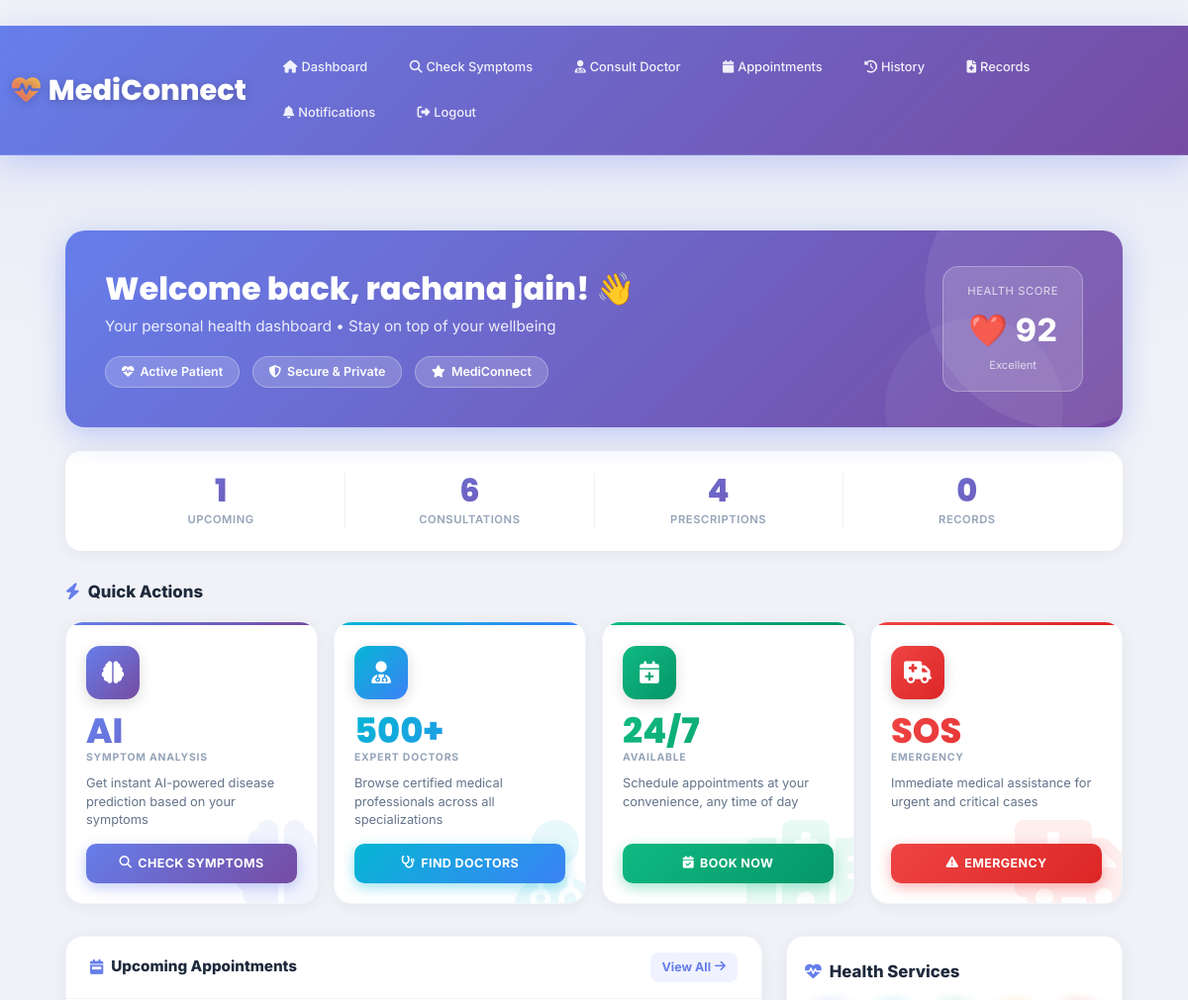
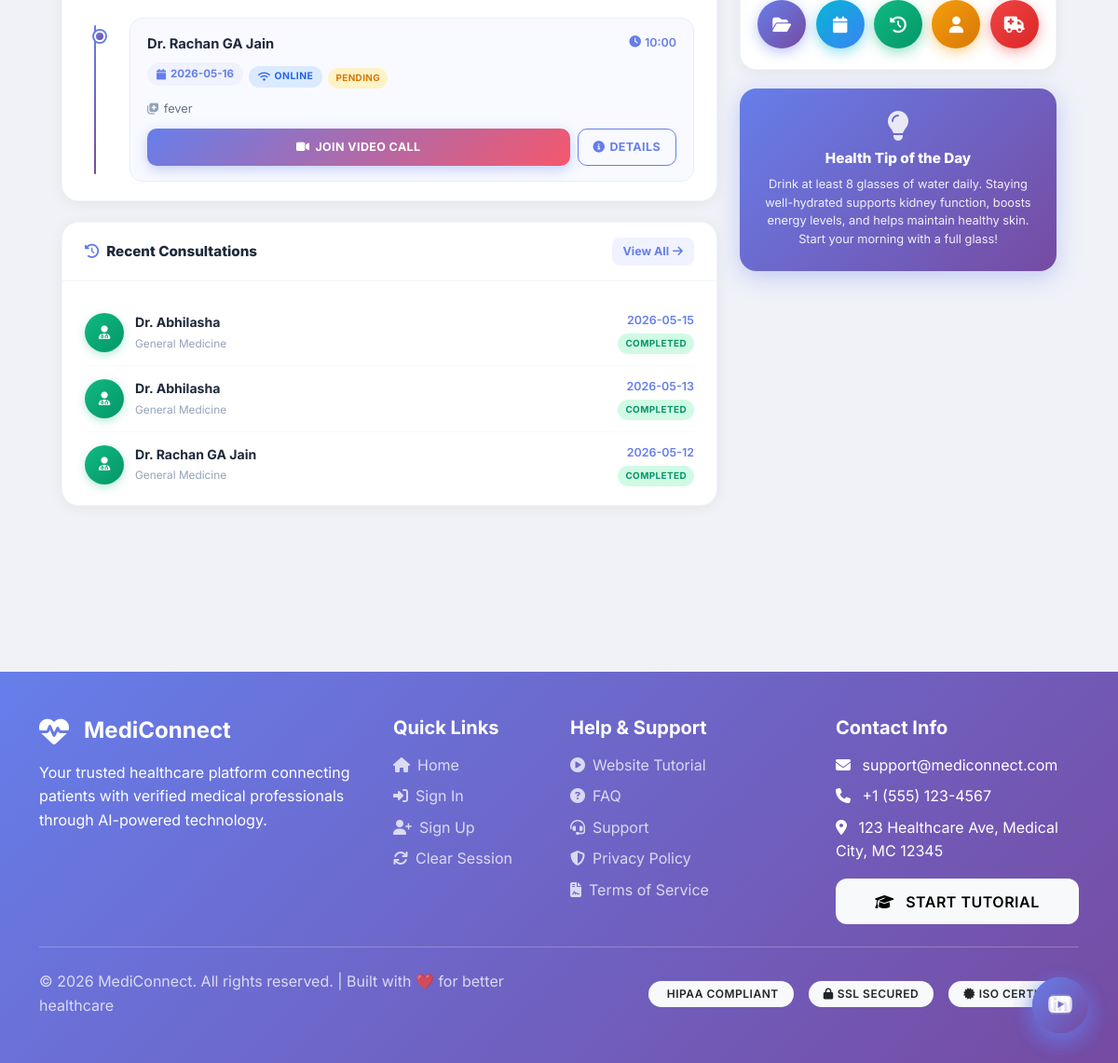
The app's page /patient-dashboard (signed in) with its own data (2 pictures, top to bottom).
### tables this page shows
CREATE TABLE "appointments" (
                id INTEGER PRIMARY KEY AUTOINCREMENT,
                patient_id INTEGER,
                doctor_id INTEGER,
                appointment_date DATE,
                appointment_time TIME,
                status TEXT DEFAULT 'scheduled',
                reason TEXT,
                notes TEXT,
                created_at TIMESTAMP DEFAULT CURRENT_TIMESTAMP, mode TEXT DEFAULT "online", symptoms TEXT, prescription TEXT, lab_tests TEXT, payment_status TEXT DEFAULT 'unpaid', payment_id INTEGER,
                FOREIGN KEY (patient_id) REFERENCES patients(id),
                FOREIGN KEY (doctor_id) REFERENCES doctors(id)
            );

CREATE TABLE users (
        id INTEGER PRIMARY KEY AUTOINCREMENT,
        name TEXT NOT NULL,
        email TEXT UNIQUE NOT NULL,
        password TEXT NOT NULL,
        role TEXT NOT NULL,
        phone TEXT,
        address TEXT,
        age INTEGER,
        gender TEXT,
        created_at TIMESTAMP DEFAULT CURRENT_TIMESTAMP
    , account_status VARCHAR(20) DEFAULT 'active');

CREATE TABLE consultations (
        id INTEGER PRIMARY KEY AUTOINCREMENT,
        patient_id INTEGER,
        doctor_id INTEGER,
        symptoms TEXT,
        diagnosis TEXT,
        prescription TEXT,
        status TEXT DEFAULT 'pending',
        consultation_date TIMESTAMP DEFAULT CURRENT_TIMESTAMP, predicted_disease TEXT,
        FOREIGN KEY (patient_id) REFERENCES patients(id),
        FOREIGN KEY (doctor_id) REFERENCES doctors(id)
    );

### app.py (the view)
@app.route('/patient/dashboard')
@app.route('/patient-dashboard')  # Alternative hyphen URL
@login_required
@role_required('patient')
def patient_dashboard():
    conn = get_db()
    patient = conn.execute('SELECT * FROM patients WHERE user_id = ?', (session['user_id'],)).fetchone()
    if not patient:
        conn.execute('INSERT INTO patients (user_id) VALUES (?)', (session['user_id'],))
        conn.commit()
        patient = conn.execute('SELECT * FROM patients WHERE user_id = ?', (session['user_id'],)).fetchone()
    if not patient:
        conn.close()
        return render_template('patient_dashboard.html')
    total_consultations = conn.execute('SELECT COUNT(*) as count FROM consultations WHERE patient_id = ?',
                                      (patient['id'],)).fetchone()['count']
    pending_consultations = conn.execute('SELECT COUNT(*) as count FROM consultations WHERE patient_id = ? AND status = "pending"',
                                        (patient['id'],)).fetchone()['count']
    completed_consultations = conn.execute('SELECT COUNT(*) as count FROM consultations WHERE patient_id = ? AND status = "completed"',
                                          (patient['id'],)).fetchone()['count']
    upcoming_appointments = conn.execute('''SELECT a.*, d.specialization, u.name as doctor_name
                                           FROM appointments a
                                           JOIN doctors d ON a.doctor_id = d.id
                                           JOIN users u ON d.user_id = u.id
                                           WHERE a.patient_id = ?
                                           AND a.status IN ('pending', 'scheduled', 'confirmed', 'rescheduled', 'emergency')
                                           AND DATE(a.appointment_date) >= DATE('now')
                                           ORDER BY a.appointment_date ASC, a.appointment_time ASC
                                           LIMIT 3''', (patient['id'],)).fetchall()
    recent_consultations = conn.execute('''SELECT DISTINCT c.id, c.consultation_date, c.status, c.prescription,
                                          u.name as doctor_name, d.specialization
                                          FROM consultations c
                                          JOIN doctors d ON c.doctor_id = d.id
                                          JOIN users u ON d.user_id = u.id
                                          WHERE c.patient_id = ?
                                          GROUP BY c.doctor_id, DATE(c.consultation_date)
                                          ORDER BY c.consultation_date DESC
                                          LIMIT 3''', (patient['id'],)).fetchall()
    recent_predictions = conn.execute('''SELECT * FROM predictions
                                        WHERE patient_id = ?
                                        ORDER BY created_at DESC
                                        LIMIT 3''', (patient['id'],)).fetchall()
    medical_records_count = conn.execute('SELECT COUNT(*) as count FROM medical_records WHERE patient_id = ?',
                                        (patient['id'],)).fetchone()['count']
    upcoming_count = len(upcoming_appointments) if upcoming_appointments else 0
    prescriptions_count = conn.execute('''SELECT COUNT(*) as count FROM appointments
                                         WHERE patient_id = ? AND prescription IS NOT NULL''',
                                       (patient['id'],)).fetchone()['count']
    conn.close()
    health_stats = {
        'total_consultations': total_consultations,
        'pending_consultations': pending_consultations,
        'completed_consultations': completed_consultations,
        'medical_records_count': medical_records_count,
        'upcoming_appointments': upcoming_appointments,
        'recent_consultations': recent_consultations,
        'recent_predictions': recent_predictions
    }
    formatted_appointments = []
    for apt in upcoming_appointments:
        appointment_mode = apt['mode'] if 'mode' in apt.keys() else (apt['consultation_type'] if 'consultation_type' in apt.keys() else 'online')
        formatted_appointments.append({
            'id': apt['id'],
            'doctor_name': apt['doctor_name'],
            'specialization': apt['specialization'],
            'date': apt['appointment_date'],
            'time': apt['appointment_time'],
            'mode': appointment_mode,
            'status': apt['status'],
            'reason': apt['reason'] if 'reason' in apt.keys() and apt['reason'] else ''
        })
    formatted_consultations = []
    for cons in recent_consultations:
        formatted_consultations.append({
            'id': cons['id'],
            'doctor_name': cons['doctor_name'],
            'specialization': cons['specialization'],
            'date': cons['consultation_date'],
            'prescription': cons['prescription'] if 'prescription' in cons.keys() and cons['prescription'] else ''
        })
    return render_template('patient_dashboard.html',
                         health_stats=health_stats,
                         upcoming_count=upcoming_count,
                         total_consultations=total_consultations,
                         prescriptions_count=prescriptions_count,
                         records_count=medical_records_count,
                         upcoming_appointments=formatted_appointments,
                         recent_consultations=formatted_consultations)

### templates/patient_dashboard.html (shortened to what this page needs)
﻿{% extends "base_clean.html" %}
{% block content %}
<div class="dash-wrap">
<div class="container-fluid px-4">
  <div class="hero-card">
    <div class="row align-items-center">
      <div class="col-md-8">
        <h1>Welcome back, {{ session.name }}! &#x1F44B;</h1>
        <p>Your personal health dashboard &bull; Stay on top of your wellbeing</p>
        <div>
          <span class="hero-pill"><i class="fas fa-heartbeat"></i> Active Patient</span>
          <span class="hero-pill"><i class="fas fa-shield-alt"></i> Secure &amp; Private</span>
          <span class="hero-pill"><i class="fas fa-star"></i> MediConnect</span>
        </div>
      </div>
      <div class="col-md-4 text-md-end mt-3 mt-md-0">
        <div class="hero-score-box">
          <div class="lbl">Health Score</div>
          <div class="val">&#x2764;&#xFE0F; 92</div>
          <div class="sub">Excellent</div>
        </div>
      </div>
    </div>
  </div>
  <div class="stats-bar">
    <div class="si">
      <div class="n">{{ upcoming_count|default(0) }}</div>
      <div class="l">Upcoming</div>
    </div>
    <div class="si">
      <div class="n">{{ total_consultations|default(0) }}</div>
      <div class="l">Consultations</div>
    </div>
    <div class="si">
      <div class="n">{{ prescriptions_count|default(0) }}</div>
      <div class="l">Prescriptions</div>
    </div>
    <div class="si">
      <div class="n">{{ records_count|default(0) }}</div>
      <div class="l">Records</div>
    </div>
  </div>
  <div class="sec-head"><i class="fas fa-bolt"></i> Quick Actions</div>
  <div class="ac-grid">
    <div class="ac ac-purple">
      <i class="fas fa-brain ac-wm"></i>
      <div class="icon-wrap" style="background:linear-gradient(135deg,#667eea,#764ba2);">
        <i class="fas fa-brain"></i>
      </div>
      <div class="val">AI</div>
      <div class="lbl">Symptom Analysis</div>
      <div class="desc">Get instant AI-powered disease prediction based on your symptoms</div>
      <a href="{{ url_for('possible_conditions') }}" class="ac-btn">
        <i class="fas fa-search"></i> Check Symptoms
      </a>
    </div>
    <div class="ac ac-cyan">
      <i class="fas fa-user-md ac-wm"></i>
      <div class="icon-wrap" style="background:linear-gradient(135deg,#06b6d4,#3b82f6);">
        <i class="fas fa-user-md"></i>
      </div>
      <div class="val">500+</div>
      <div class="lbl">Expert Doctors</div>
      <div class="desc">Browse certified medical professionals across all specializations</div>
      <a href="{{ url_for('consult_doctor') }}" class="ac-btn">
        <i class="fas fa-stethoscope"></i> Find Doctors
      </a>
    </div>
    <div class="ac ac-green">
      <i class="fas fa-hospital ac-wm"></i>
      <div class="icon-wrap" style="background:linear-gradient(135deg,#10b981,#059669);">
        <i class="fas fa-calendar-plus"></i>
      </div>
      <div class="val">24/7</div>
      <div class="lbl">Available</div>
      <div class="desc">Schedule appointments at your convenience, any time of day</div>
      <a href="{{ url_for('consult_doctor') }}" class="ac-btn">
        <i class="fas fa-calendar-check"></i> Book Now
      </a>
    </div>
    <div class="ac ac-red">
      <i class="fas fa-ambulance ac-wm"></i>
      <div class="icon-wrap" style="background:linear-gradient(135deg,#ef4444,#dc2626);">
        <i class="fas fa-ambulance"></i>
      </div>
      <div class="val">SOS</div>
      <div class="lbl">Emergency</div>
      <div class="desc">Immediate medical assistance for urgent and critical cases</div>
      <a href="{{ url_for('emergency') }}" class="ac-btn">
        <i class="fas fa-exclamation-triangle"></i> Emergency
      </a>
    </div>
  </div>
  <div class="row g-4">
    <div class="col-lg-8">
      <div class="panel">
        <div class="panel-hd">
          <h5><i class="fas fa-calendar-week"></i> Upcoming Appointments</h5>
          <a href="{{ url_for('patient_appointments') }}" class="va">View All <i class="fas fa-arrow-right"></i></a>
        </div>
        <div class="panel-bd">
          {% if upcoming_appointments and upcoming_appointments|length > 0 %}
          <div class="timeline-list">
            {% for apt in upcoming_appointments %}
            <div class="tl-item">
              <div class="tl-card">
                <div class="tl-top">
                  <div class="tl-name">Dr. {{ apt.doctor_name }}</div>
                  <div class="tl-time">
                    <i class="fas fa-clock"></i> {{ apt.time }}
                  </div>
                </div>
                <div class="tl-badges">
                  <span class="tl-date-badge"><i class="fas fa-calendar"></i> {{ apt.date }}</span>
                  {% set m = apt.mode|default('online')|lower %}
                  {% if m == 'emergency' %}
                    <span class="mode-badge mode-emergency"><i class="fas fa-exclamation-triangle"></i> EMERGENCY</span>
                  {% elif m == 'video' %}
                    <span class="mode-badge mode-video"><i class="fas fa-video"></i> VIDEO</span>
                  {% elif m == 'in-person' or m == 'in_person' %}
                    <span class="mode-badge mode-in-person"><i class="fas fa-hospital"></i> IN-PERSON</span>
                  {% else %}
                    <span class="mode-badge mode-online"><i class="fas fa-wifi"></i> ONLINE</span>
                  {% endif %}
                  {% if apt.status %}
                    <span class="sbadge sb-{{ apt.status|lower }}">{{ apt.status }}</span>
                  {% endif %}
                </div>
                {% if apt.reason %}
                <div class="tl-reason"><i class="fas fa-notes-medical" style="color:#94a3b8;margin-right:5px;"></i>{{ apt.reason[:80] }}{% if apt.reason|length > 80 %}...{% endif %}</div>
                {% endif %}
                <div class="tl-actions">
                  <a href="{{ url_for('video_call', appointment_id=apt.id) }}" class="btn-consult">
                    <i class="fas fa-video"></i> Join Video Call
                  </a>
                  <a href="{{ url_for('patient_appointments') }}" class="btn-details">
                    <i class="fas fa-info-circle"></i> Details
                  </a>
                </div>
              </div>
            </div>
            {% endfor %}
          </div>
          {% else %}
          <div class="empty">
            <i class="fas fa-calendar-plus"></i>
            <p>No upcoming appointments</p>
            <small>Book an appointment with a doctor to get started</small>
          </div>
          {% endif %}
        </div>
      </div>
      <div class="panel">
        <div class="panel-hd">
          <h5><i class="fas fa-history"></i> Recent Consultations</h5>
          <a href="{{ url_for('consultation_history') }}" class="va">View All <i class="fas fa-arrow-right"></i></a>
        </div>
        <div class="panel-bd">
          {% if recent_consultations and recent_consultations|length > 0 %}
            {% for c in recent_consultations %}
            <div class="rc-item">
              <div class="rc-av"><i class="fas fa-user-md"></i></div>
              <div class="rc-info">
                <div class="name">Dr. {{ c.doctor_name }}</div>
                <div class="meta">{{ c.specialization|default('General Physician') }}</div>
              </div>
              <div class="rc-right">
                <div class="date">{{ c.date[:10] if c.date else '' }}</div>
                <span class="sbadge sb-completed">Completed</span>
              </div>
            </div>
            {% endfor %}
          {% else %}
          <div class="empty">
            <i class="fas fa-clipboard-list"></i>
            <p>No recent consultations</p>
            <small>Your completed consultations will appear here</small>
          </div>
          {% endif %}
        </div>
      </div>
    </div>
    <div class="col-lg-4">
      <div class="tools-panel">
        <div class="sec-head"><i class="fas fa-heartbeat"></i> Health Services</div>
        <div class="circle-tools">
          <a href="{{ url_for('patient_medical_records') }}" class="ct-btn"
             style="background:linear-gradient(135deg,#667eea,#764ba2); box-shadow:0 4px 14px rgba(102,126,234,.45);">
            <i class="fas fa-folder-open"></i>
          </a>
          <a href="{{ url_for('patient_appointments') }}" class="ct-btn"
             style="background:linear-gradient(135deg,#06b6d4,#3b82f6); box-shadow:0 4px 14px rgba(6,182,212,.45);">
            <i class="fas fa-calendar"></i>
          </a>
          <a href="{{ url_for('consultation_history') }}" class="ct-btn"
             style="background:linear-gradient(135deg,#10b981,#059669); box-shadow:0 4px 14px rgba(16,185,129,.45);">
            <i class="fas fa-history"></i>
          </a>
          <a href="{{ url_for('patient_profile') }}" class="ct-btn"
             style="background:linear-gradient(135deg,#f59e0b,#d97706); box-shadow:0 4px 14px rgba(245,158,11,.45);">
            <i class="fas fa-user"></i>
          </a>
          <a href="{{ url_for('emergency') }}" class="ct-btn"
             style="background:linear-gradient(135deg,#ef4444,#dc2626); box-shadow:0 4px 14px rgba(239,68,68,.45);">
            <i class="fas fa-ambulance"></i>
          </a>
        </div>
      </div>
      <div class="tip-card">
        <i class="fas fa-lightbulb"></i>
        <h6>Health Tip of the Day</h6>
        <p>Drink at least 8 glasses of water daily. Staying well-hydrated supports kidney function, boosts energy levels, and helps maintain healthy skin. Start your morning with a full glass!</p>
      </div>
    </div>
  </div>
</div>
</div>
{% endblock %}

### records on screen
appointments: doctor_name "Rachan GA Jain", time "10:00", date "2026-05-16", status "PENDING", reason "fever"
consultations: doctor_name "Abhilasha", specialization "General Medicine", consultation_date "2026-05-15"
consultations: doctor_name "Abhilasha", specialization "General Medicine", consultation_date "2026-05-13"
consultations: doctor_name "Rachan GA Jain", specialization "General Medicine", consultation_date "2026-05-12"

### other values on screen
{{ session.name }} "rachana jain"
{{ upcoming_count|default(0) }} "1"
{{ total_consultations|default(0) }} "6"
{{ prescriptions_count|default(0) }} "4"
{{ records_count|default(0) }} "0"
